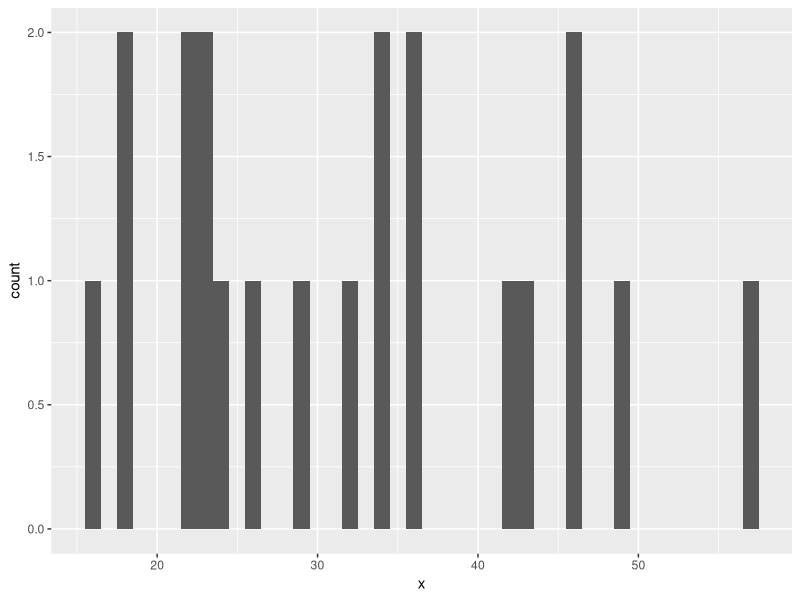

R code for this plot:
library(tidyverse)
data <- c( 18, 16, 18, 24, 23, 22, 22, 23,
           26, 29, 32, 34, 34, 36, 36, 43, 42, 49, 46, 46, 57)
summary(data)
range(data)
mean(data)
median(data)
names(table(data))[table(data)==max(table(data))]
dataTibble <- tibble(x = data)
ggplot(dataTibble, aes(x = x)) +
  geom_histogram(binwidth = 1)


data2 <- c(18, 16, 18, 24, 23, 22, 22, 23, 26, 29, 32, 34, 34, 36, 36,
            43, 42, 49, 46, 46, 57)
meanData2 <- mean(data2) # calc mean for data
meanData2
ss <- sum((data2 - meanData2)^2) # calc sum of squares
ss
var <- ss/(length(data2)-1) # calc variance
var
stdDev <- sqrt(var) # calc standard deviation
stdDev
sd(data2) == stdDev # check to make sure i was right
stdErr <- stdDev/sqrt(length(data2)) # calc standard error
stdErr


mean <- 96.64
sd <- 61.67
n <- 11
# assuming normal distrubtion
er <- qnorm(0.975)*sd/sqrt(n)
er
left <- mean - er
left
right <- mean + er
right
